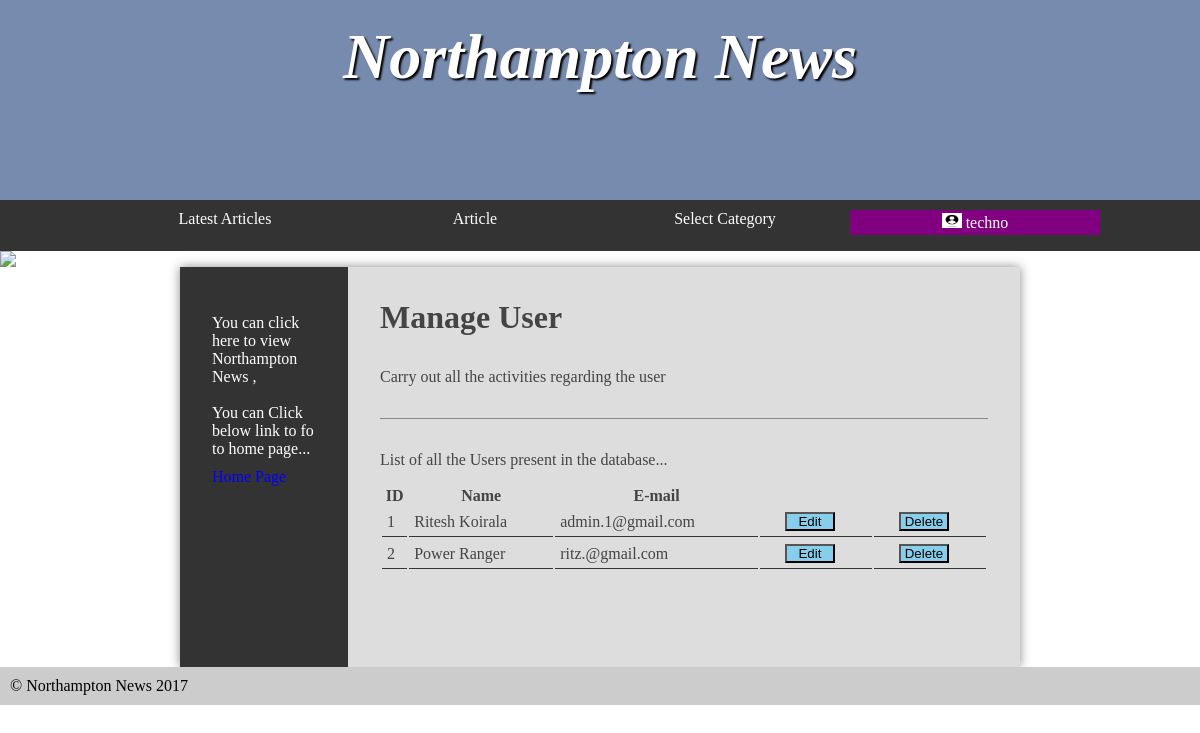
Screenshot of /manageUser.php (signed in) with the database file from the repository.
### tables this page shows
CREATE TABLE `Users` (
  `user_id` int NOT NULL AUTO_INCREMENT,
  `username` varchar(30) NOT NULL,
  `email` varchar(30) NOT NULL,
  `phonenumber` varchar(15) NOT NULL,
  `gender` varchar(7) NOT NULL,
  `password_user` varchar(100) NOT NULL,
  `Introduction` varchar(255) NOT NULL,
  PRIMARY KEY (`user_id`),
  UNIQUE KEY `email` (`email`)
);

### src/manageUser.php (the view, shortened to what this page needs)
<!DOCTYPE html>
<html>
	<head>
        <?php
        require 'cssadd.php';
        ?>
	</head>
	<?php
if(isset($_SESSION['useremail'])){
    require 'main1.php';
}
elseif(isset($_SESSION['adminemail'])){
	require 'main2.php';
}
else{
	require 'main.php';
}
    ?>
		<main>
			<nav>
            <article>You can click here to view  Northampton News ,<br><br> You can
					Click below link to fo to home  page...
					<a href="index.php">Home Page</a>
				</article>
			</nav>
			<article>
				<h2>Manage User</h2>
				<p>Carry out all the activities regarding the user</p>
				<form>
                    <p>List of all the Users present in the database...</p>
				</form>
                <table class="but">
  <tr>
    <th>ID</th>
    <th>Name</th>
    <th>E-mail</th>
  </tr>
<?php
$sql = "SELECT user_id, username, email FROM Users";
$smkt = $dbcon->prepare($sql);
$result = $smkt->execute();
if ($result) {
    $record = $smkt->fetchAll();
    if (count($record) > 0) {
        foreach ($record as $row) {
            print '<tr>
            <td>'.$row["user_id"].'</td>
            <td>'.$row["username"].'</td>
            <td>'.$row["email"]."</td>
            <td> <button type='submit' name='Edit' value='Edit' >Edit</button></td>
<td><a href='deleteUser.php?id=$row[user_id]'> <button  class ='delete' type='submit' name='Delete' value='Delete' onclick = 'return checkdelete()'>Delete</button></a></td>";
         }
    }
  else {
      print "No rows matched the query.";
    }
}
?>
                </table>
                    <?php
				require 'footer.php';
				?>

### src/styles.css (style rules this page uses)
* { margin: 0; padding: 0; }
html { font-family: 'Oxygen-Regular', times, verdana, sans-serif; }
body { background-color: #fff; }
nav { width: 100%; background-color: #333; overflow: auto; }
nav a { color: white; padding-top: 10px; display: block; text-decoration: none; }
nav article { color: white; }
nav article a { color: blue; }
main { min-height: 50vh; background-color: #ddd; width: 70vw; display: block; margin: auto; box-shadow: 0px 0px 10px #888; color:#444; }
main h2 { font-size:2em; }
p, li, h2 { margin-bottom: 1em; }
form { padding-top: 2em; margin-top: 2em; border-top: 1px solid #888; }
form p { float: left; }
button[type="submit"] { clear: both; margin-left: 220px; width: 220px; }
button[type="submit"] { background-color: skyblue; }
.but button[type="submit"] { clear: both; margin-left: 20px; width: 50px; }
table { width: 100%; margin-top: 20px; }
td { padding: 5px; border-bottom: 1px solid #333; }
main { display: table; }
main > article { display: table-cell; padding: 2em; }
main > nav { display: table-cell; width: 20%; padding: 2em; }

### rows the page displays
users: user_id "1", username "Ritesh Koirala", email "admin.1@gmail.com"
users: user_id "2", username "Power Ranger", email "ritz.@gmail.com"
